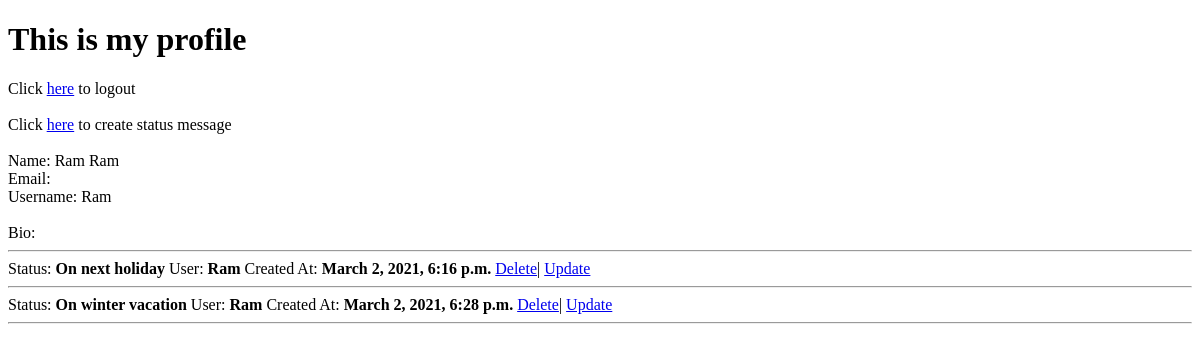
Before: /accounts/profile/ (signed in) with the older database file.
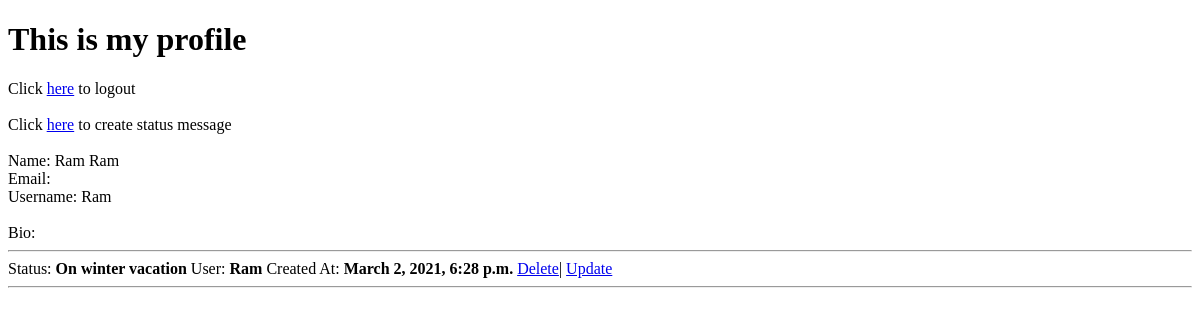
After: the same page with the newer database file.
### user/models.py (models this page shows)
class User(AbstractUser):
    middle_name = models.CharField(max_length=100)
    group = None
    user_permissions = None

### statusapp/models.py (models this page shows, shortened)
class StatusMessage(models.Model):
    status = models.CharField(max_length=200)
    user = models.ForeignKey(get_user_model(),on_delete=models.CASCADE)
    created_at = models.DateTimeField(auto_now_add=True)
    modified_at = models.DateTimeField(auto_now=True)

### accounts/views.py (the view)
# urls.py: path('profile/', profile_view),
@login_required()
def profile_view(request):
    from statusapp.models import StatusMessage
    messages = StatusMessage.objects.filter(user_id=request.user.id)
    return render(request, 'accounts/profile.html', {
        'messages': messages
    })

### accounts/templates/accounts/profile.html (shortened to what this page needs)
<!DOCTYPE html>
<html lang="en">
<head>
</head>
<body>
<h1>This is my profile</h1>
Click <a href="/accounts/logout/">here</a> to logout <br><br>
Click <a href="{% url 'statusapp:create' %}">here</a> to create status message <br><br>
Name: {{ request.user.get_full_name }} <br>
Email: {{ request.user.email }} <br>
Username: {{ request.user.username }} <br><br>
Bio: {{ request.user.get_bio }}
<hr>
{% for msg in messages %}
    Status: <b>{{ msg.status }}</b>
    User: <b>{{ msg.user.username }}</b>
    Created At: <b>{{ msg.created_at }}</b>
    {% if msg.user == request.user %}
        <a href="{% url 'statusapp:delete' msg.id %}">Delete</a>|
        <a href="{% url 'statusapp:update' msg.id %}">Update</a>
    {% endif %}
    <hr>
{% endfor %}
</body>
</html>

Changed rows visible on the page:
removed StatusMessage: status "On next holiday", user.username "Ram", created_at "March 2, 2021, 6:16 p.m.", shows "Delete"
